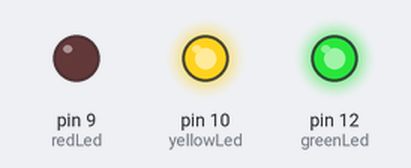
Bench run of a sketch on a simulated Arduino Uno, built with avr-gcc and run on an emulated ATmega328P. On the bench: output pins drawn as LEDs (lit = HIGH).

Above: at 2.0 s.
At 5.5 s:
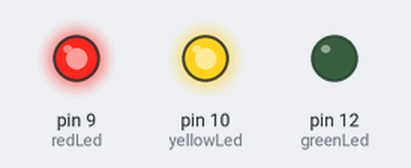
At 7.5 s:
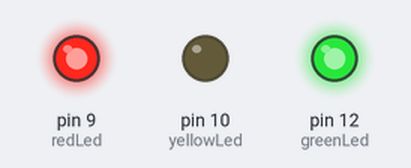
Timing chart, 0 to 10.4 s (numbered marks = the images above):
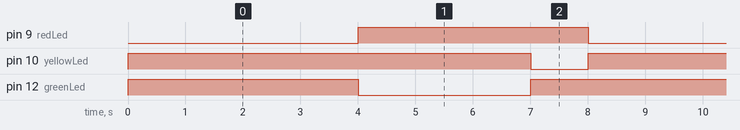

Measured:
- by itself, pin 9 (redLed): alternates HIGH for 4.0 s and LOW for 4.0 s
- by itself, pin 10 (yellowLed): alternates HIGH for 7.0 s and LOW for 1.0 s
- by itself, pin 12 (greenLed): alternates HIGH for 5.0 s and LOW for 3.0 s

The sketch:

traffic_light_simulator.ino
```cpp
int redLed = 9;
int yellowLed = 10;
int greenLed = 12;

void setup() {

  pinMode(redLed, OUTPUT);
  pinMode(yellowLed, OUTPUT);
  pinMode(greenLed, OUTPUT);

  // Turn all LEDs OFF initially
  digitalWrite(redLed, HIGH);
  digitalWrite(yellowLed, HIGH);
  digitalWrite(greenLed, HIGH);
}

void loop() {

  // RED ON
  digitalWrite(redLed, LOW);
  digitalWrite(yellowLed, HIGH);
  digitalWrite(greenLed, HIGH);

  delay(3000);

  // RED + YELLOW ON
  digitalWrite(redLed, LOW);
  digitalWrite(yellowLed, HIGH);
  digitalWrite(greenLed, HIGH);

  delay(1000);

  // GREEN ON
  digitalWrite(redLed, HIGH);
  digitalWrite(yellowLed, HIGH);
  digitalWrite(greenLed, LOW);

  delay(3000);

  // YELLOW ON
  digitalWrite(redLed, HIGH);
  digitalWrite(yellowLed, LOW);
  digitalWrite(greenLed, HIGH);

  delay(1000);
}
```
